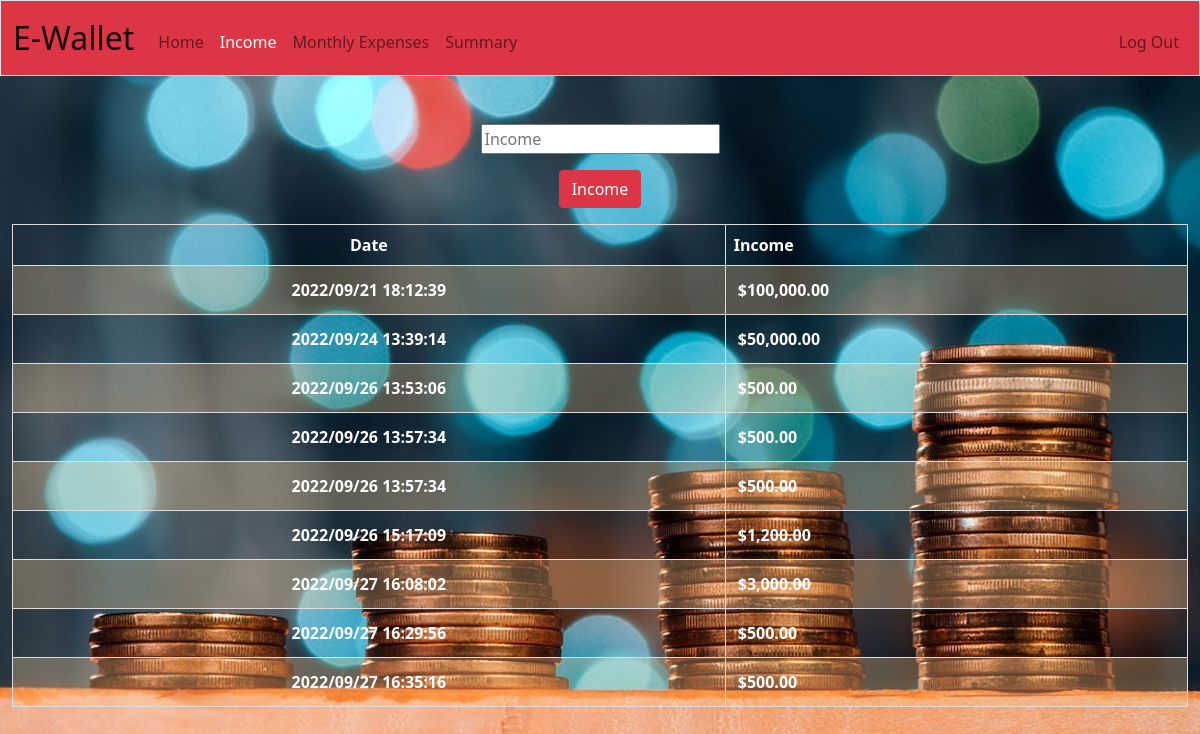
/income (signed in), run on the app's committed database.
### tables this page shows
CREATE TABLE 'income' ('income1' INTEGER NOT NULL DEFAULT 0, 'user_id'  INTEGER NOT NULL  , 'id'  INTEGER PRIMARY KEY NOT NULL  , 'datetime5'  DATETIME NOT NULL  );

### app.py (the view, shortened to what this page needs)
@app.route("/income", methods=["GET", "POST"])
@login_required
def income():
    income3 = db.execute("SELECT * FROM income WHERE user_id = ?", session["user_id"])
    return render_template("income.html", income3=income3)

### app.py (called while the page is built)
@app.after_request
def after_request(response):
    response.headers["Cache-Control"] = "no-cache, no-store, must-revalidate"
    response.headers["Expires"] = 0
    response.headers["Pragma"] = "no-cache"
    return response

### helpers.py (called while the page is built)
def login_required(f):
    @wraps(f)
    def decorated_function(*args, **kwargs):
        if session.get("user_id") is None:
            return redirect("/login")
        return f(*args, **kwargs)
    return decorated_function

def usd(value):
    return f"${value:,.2f}"

### templates/income.html (shortened to what this page needs)
{% extends "layout.html" %}
{% block main %}
<body class="income4">
    <form action="/income" method="post">
            <div class="mb-3">
                <input autocomplete="off" autofocus id="income" name="income" placeholder="Income" type="number" required>
            </div>
            <div class="mb-3">
                <button class="btn btn-danger" type="submit">Income</button>
            </div>
                <table>
            <thead>
                <tr>
                    <th style="color:#ffffff;font-weight:bold;" class="text-center">Date</th>
                    <th style="color:#ffffff;font-weight:bold;" class="text-start">Income</th>
                </tr>
            </thead>
            <tbody>
                {% for i in income3 %}
                <tr>
                    <td style="color:#ffffff;font-weight:bold;" class="text-center">{{ i.datetime5 }}</td>
                    <td style="color:#ffffff;font-weight:bold" class="text-start">{{ i.income1 | usd }}</td>
                </tr>
                {% endfor %}
            </tbody>
            </table>
    </form>
</body>
{% endblock %}

### static/styles.css (style rules this page uses)
.income4 { background-image: url("income.jpg"); background-repeat: no-repeat; background-size: cover; object-fit: cover; }
body { background-color: #fff; color: #212529; font-size: 1rem; font-weight: 400; line-height: 1.5; margin: 0; text-align: left; }
table { background-color: transparent; margin-bottom: 1rem; border-collapse: collapse; width: 100%; }
table th, table td { border: 1px solid #dddddd; padding: 8px; vertical-align: middle; }
tbody tr:nth-of-type(odd) { background-color: rgb(255, 208, 208, 0.3) }
.monthly table th, table td { padding: 0.75rem; vertical-align: middle; }
tbody tr:nth-of-type(odd) { background-color: rgb(255, 208, 150, 0.3) }

### data on the page
income: datetime5 "2022/09/21 18:12:39", income1 "$100,000.00"
income: datetime5 "2022/09/24 13:39:14", income1 "$50,000.00"
income: datetime5 "2022/09/26 13:53:06", income1 "$500.00"
income: datetime5 "2022/09/26 13:57:34", income1 "$500.00"
income: datetime5 "2022/09/26 13:57:34", income1 "$500.00"
income: datetime5 "2022/09/26 15:17:09", income1 "$1,200.00"
income: datetime5 "2022/09/27 16:08:02", income1 "$3,000.00"
income: datetime5 "2022/09/27 16:29:56", income1 "$500.00"
income: datetime5 "2022/09/27 16:35:16", income1 "$500.00"
